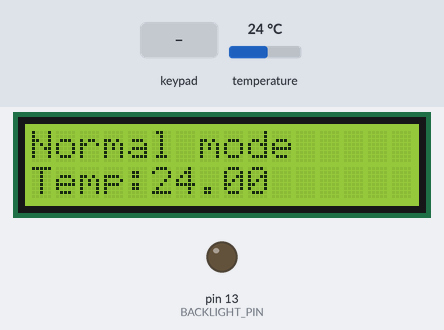
The sketch below on a simulated Arduino Uno, built with avr-gcc and run on an emulated ATmega328P. Parts: 16×2 character LCD, output pins drawn as LEDs (lit = HIGH). Dashed ring = blinking. The test bench sets the inputs (shaded band); at power-on: temperature 24 °C. What the sketch prints to the serial monitor is not drawn.

Above: at 2.2 s.
2.3 s: key '*' pressed
At 4.1 s:
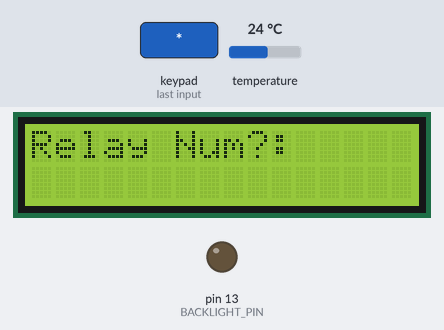
5.3 s: key '#' pressed
At 7.0 s:
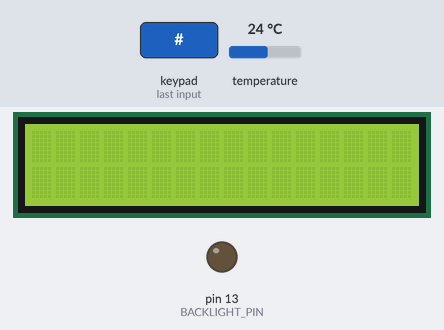
9.1 s: temperature set to 12 °C
At 10.4 s:
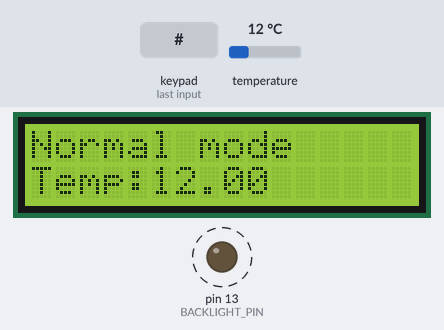
11.3 s: temperature set to 19 °C
At 12.1 s:
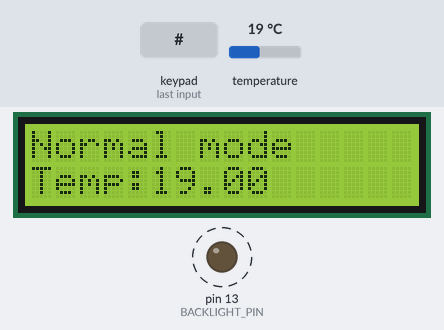
12.9 s: temperature set to 28 °C
At 13.8 s:
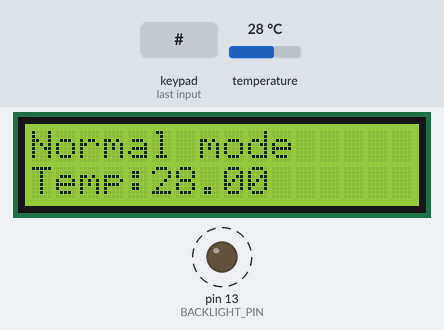
Timing chart, 0 to 15.6 s (numbered marks = the images above; inputs shaded):
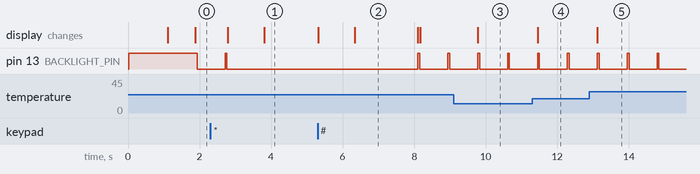

Measured:
- after the input at 2.3 s, pin 13 (BACKLIGHT_PIN): goes on until 2.8 s, then stays LOW; the display: first changes after 0.49 s (image 1 shows a later state)
- after the input at 5.3 s, pin 13 (BACKLIGHT_PIN): alternates HIGH for 0.05 s and LOW for 0.79 s, starting after 2.8 s; the display: first changes at once (image 2 shows a later state)
- after the input at 9.1 s, the display: changes after 0.68 s (image 3)
- after the input at 11.3 s, the display: changes after 0.15 s (image 4)
- after the input at 12.9 s, the display: changes after 0.22 s (image 5)
- what the display in image 2 shows lasts 1.8 s, from 6.3 s to 8.1 s

The sketch:

StartingSketch.ino
```cpp
/* This sketch incorperates a constant temperature reading
by a onewire Temperature probe during the "normal" running state
and then goes into manual override mode when the override button
is pressed. The override button is *. Manual override lets the
user press a button on the keypad to toggle the corresponding
relay.


Important notes
-The code never stops looping even the arduino is waiting for a key
to be pressed. In order to achieve this, use while loops that only end
when the desired action in complete. Try to avoid delay functions, and
yes I know there are still some being used
*/
#include <OneWire.h>
#include <DallasTemperature.h>

// Data wire is plugged into pin 53 on the Arduino
#define ONE_WIRE_BUS 53

// Setup a oneWire instance to communicate with any OneWire devices
// (not just Maxim/Dallas temperature ICs)
OneWire oneWire(ONE_WIRE_BUS);

// Pass our oneWire reference to Dallas Temperature.
DallasTemperature sensors(&oneWire);


//initialize the keypad
#include <Keypad.h>
const byte ROWS = 4; //four rows
const byte COLS = 4; //four columns
char keys[ROWS][COLS] = {
  {1,2,3,'A'},
  {4,5,6,'B'},
  {7,8,9,'C'},
  {'*',0,'#','D'}
};
byte rowPins[ROWS] = {9, 8, 7, 6}; //connect to the row pinouts of the keypad
byte colPins[COLS] = {5, 4, 3, 2}; //connect to the column pinouts of the keypad
Keypad keypad = Keypad( makeKeymap(keys), rowPins, colPins, ROWS, COLS );


//Initialize the LCD display
#include <LiquidCrystal.h>
#include <LiquidCrystal_I2C.h>
#include <Wire.h>
#define BACKLIGHT_PIN 13
LiquidCrystal_I2C lcd(0x3f, 2, 1, 0, 4, 5, 6, 7, 3, POSITIVE); // Set the LCD I2C address


//assign the relay pins
const int relay1  = 31;
const int relay2  = 33;
const int relay3  = 35;
const int relay4  = 37;
const int relay5  = 39;
const int relay6  = 41;
const int relay7  = 43;
const int relay8  = 45;


int relaynum; //the currently selected relay number
int serialnum; //stores the number from the keypad that was most recently pressed
char serialoc; //stores the current state of the selected relay (o for open, c for closed)
bool ovmode = false; //stores the boolean state of override mode (false for "normal" mode, true for override mode)
const int testled = 13; //pin 13 for the test led (blinks each cycle of the loop)
float temp; //value of the recorded temperature


void setup() {
  //Initialize serial connection
  Serial.begin(9600);
  sensors.begin();

  //set all relay pins to high becasuse the relays are open when the pins are set to high
  for (int i=31; i <= 45;){
    pinMode(i, OUTPUT);
    digitalWrite(i,HIGH);
    i = i + 2;
   }


   //Turn on LCD
   pinMode ( BACKLIGHT_PIN, OUTPUT );
   digitalWrite ( BACKLIGHT_PIN, HIGH );
   lcd.begin(16,2); // initialize the lcd
   keypad.addEventListener(keypadEvent);
   Serial.println ("Standby");
   lcd.home (); // go home
   lcd.print("Initialized");
   delay ( 1000 );
   lcd.clear();

}


void loop() {
  lcd.setCursor(0, 0); //set curser to top left
  lcd.print ("Normal mode");
  char key = keypad.getKey(); //Scans for pressed key
  sensors.requestTemperatures(); // Send the command to get temperatures
  lcd.setCursor(0, 1);
  lcd.write("Temp:");
  temp = sensors.getTempCByIndex(0); //store temperature reading
  lcd.print(temp,2);
  //blink the LED
  digitalWrite(testled, HIGH);
  delay(50);
  digitalWrite(testled, LOW);

}


//End of loop


/*This function is called whenever a key is pressed.
 * Note: this function will stop the main loop code
 * until it is complete.
 *
 */
void keypadEvent(KeypadEvent key){
    switch (keypad.getState()){
    case PRESSED:
    if (key == '*') {
      lcd.clear();
      ovmode = true;
      Serial.print(ovmode);
      lcd.print ("Override mode");
      delay(1000);
      while (ovmode) {
        relayfunc();  //Runs this function until the # key is pressed
      }
    }
    if (key == '#') {
      lcd.clear();
      ovmode = false;
      lcd.print ("Normal mode");
      delay(1000);
      //After this line is complete the arduino wil continue where it left off in the loop
    }
        break;
    }
}


int relayfunc() {
  lcd.clear();
  lcd.write("Relay Num?:");
  boolean NO_KEY = true;
  //Select the relay number
  while (NO_KEY && ovmode){ //waits until key is pressed
    int key = keypad.getKey();
    if ((key > 0) && (key < 9)) {
      serialnum = key;
      lcd.print (serialnum);
      lcd.setCursor(0, 1);
      NO_KEY = false;
      }
  }
  lcd.print("Open or Close?:");
    NO_KEY = true;
    //Chose to open or close the selected relay
  while (NO_KEY && ovmode){ //waits until key is pressed
    char key = keypad.getKey();
    if ((key == 'A') || (key == 'B')) {
      serialoc = key;
      lcd.print (serialoc);
      NO_KEY = false;
      }
  }


  //This is bad coding on my part but I use this switch function to match the relay number to the right pin on the arduino
  switch (serialnum) {
    case 1:
    relaynum = relay1;
    break;
    case 2:
    relaynum = relay2;
    break;
    case 3:
    relaynum = relay3;
    break;
    case 4:
    relaynum = relay4;
    break;
    case 5:
    relaynum = relay5;
    break;
    case 6:
    relaynum = relay6;
    break;
    case 7:
    relaynum = relay7;
    break;
    case 8:
    relaynum = relay8;
    break;
  }
  lcd.clear();


  //Executes the opening/closing of the selected valve and prints it on the lcd
if (serialoc == 'B' && ovmode){
  digitalWrite(relaynum,HIGH);
  lcd.print ("Valve ");
  lcd.setCursor(6, 0);
  lcd.print (serialnum);
  lcd.setCursor(8, 0);
  lcd.print (" Closed");
}
if (serialoc == 'A' && ovmode){
  digitalWrite(relaynum,LOW);
  lcd.print ("Valve ");
  lcd.setCursor(6, 0);
  lcd.print (serialnum);
  lcd.setCursor(8, 0);
  lcd.print (" Opened");
}
delay(1000); //This gives time for the valve to open/close
}
```
